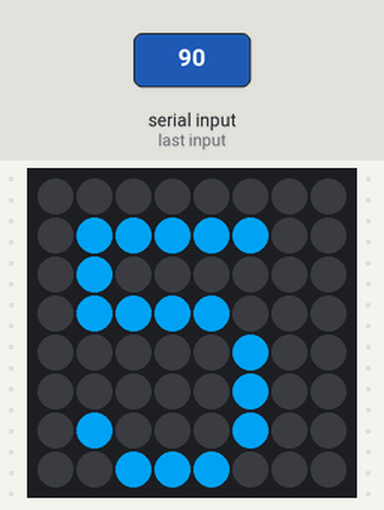
A program run on a simulated Raspberry Pi (BCM pin numbers) with a Sense HAT. Parts: the Sense HAT's 8×8 RGB LED matrix. Inputs (shaded band) come from the test bench. Random numbers come from a fixed seed; what the program prints to the terminal is not drawn.

1.3 s: "5" typed at the terminal, then Enter
2.8 s: "90" typed at the terminal, then Enter
Above: at 3.8 s.
Timing chart, 0 to 5.8 s (numbered marks = the images above; inputs shaded):
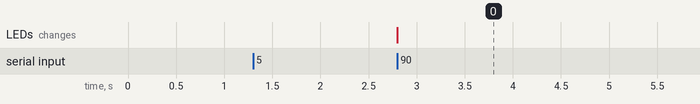

The program:

nmd.py
```python
from sense_hat import SenseHat
from random import randint
import sys
import time

sense = SenseHat()
sense.set_rotation(90)

# ask for a string and make an array
string = input("Geef een woord in:\n")
string_array = [str(x) for x in str(string)]

# calculate array length
string_length = len(string_array)

speed = input("Geef de snelheid in seconden in:\n")

def r():
    return randint(1,255)

def main():

    string_location = 0

    while True:

        if string_location < string_length:
            sense.show_letter(string_array[string_location], [r(),r(),r()])
            string_location += 1
            time.sleep(float(speed))
        else:
            string_location = 0
            sense.clear()
            time.sleep(3)

try:
    main()
except (KeyboardInterrupt, SystemExit):
    print("programma sluiten")
finally:
    print("opkuisen van de matrix")
    sense.clear()
    sys.exit(0)
```

Measured:
- after the input at 1.3 s, every drawn part: stays the same
- after the input at 2.8 s, the LEDs: change at once (image 0)
